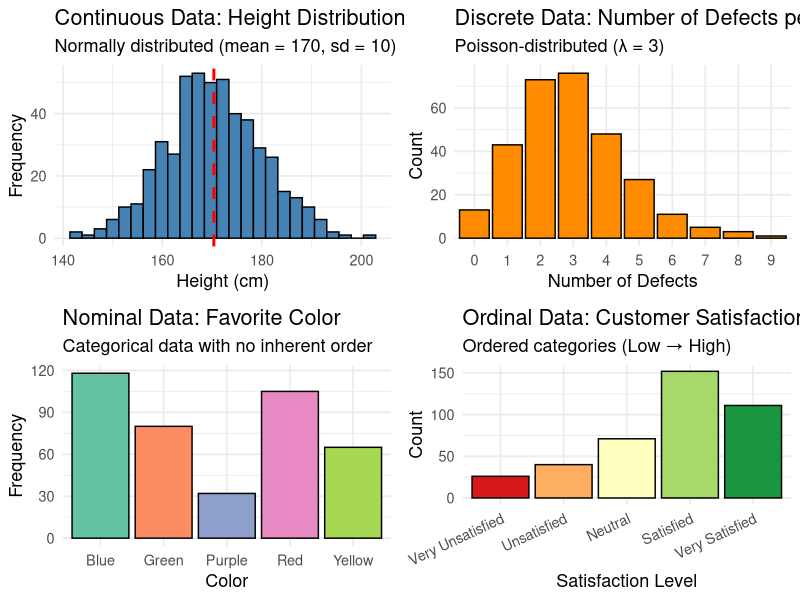

Generate this figure with R:
## ---- chunk 1
# Load required libraries
library(ggplot2)
library(dplyr)
library(forcats)
library(gridExtra)

set.seed(123)

# -------------------------------
# 1. Continuous Data (e.g., Height)
# -------------------------------
height <- rnorm(500, mean = 170, sd = 10)  # Normally distributed heights
continuous_df <- data.frame(Height = height)

p1 <- ggplot(continuous_df, aes(x = Height)) +
  geom_histogram(color = "black", fill = "#4682B4", bins = 25) +
  geom_vline(aes(xintercept = mean(Height)), color = "red", linetype = "dashed", linewidth = 1) +
  labs(
    title = "Continuous Data: Height Distribution",
    subtitle = "Normally distributed (mean = 170, sd = 10)",
    x = "Height (cm)", y = "Frequency"
  ) +
  theme_minimal(base_size = 13)

# -------------------------------
# 2. Discrete Data (e.g., Number of Defects)
# -------------------------------
defects <- rpois(300, lambda = 3)  # Poisson distribution
discrete_df <- data.frame(Defects = defects)

p2 <- ggplot(discrete_df, aes(x = as.factor(Defects))) +
  geom_bar(fill = "#FF8C00", color = "black") +
  labs(
    title = "Discrete Data: Number of Defects per Batch",
    subtitle = "Poisson-distributed (λ = 3)",
    x = "Number of Defects", y = "Count"
  ) +
  theme_minimal(base_size = 13)

# -------------------------------
# 3. Nominal Data (e.g., Favorite Color)
# -------------------------------
colors <- c("Red", "Blue", "Green", "Yellow", "Purple")
favorite_color <- sample(colors, 400, replace = TRUE, prob = c(0.25, 0.30, 0.20, 0.15, 0.10))
nominal_df <- data.frame(Color = favorite_color)

p3 <- ggplot(nominal_df, aes(x = Color, fill = Color)) +
  geom_bar(color = "black") +
  scale_fill_brewer(palette = "Set2") +
  labs(
    title = "Nominal Data: Favorite Color",
    subtitle = "Categorical data with no inherent order",
    x = "Color", y = "Frequency"
  ) +
  theme_minimal(base_size = 13) +
  theme(legend.position = "none")

# -------------------------------
# 4. Ordinal Data (e.g., Satisfaction Level)
# -------------------------------
levels_order <- c("Very Unsatisfied", "Unsatisfied", "Neutral", "Satisfied", "Very Satisfied")
satisfaction <- sample(levels_order, 400, replace = TRUE, prob = c(0.05, 0.10, 0.20, 0.40, 0.25))
ordinal_df <- data.frame(Satisfaction = factor(satisfaction, levels = levels_order))

p4 <- ggplot(ordinal_df, aes(x = Satisfaction, fill = Satisfaction)) +
  geom_bar(color = "black") +
  scale_fill_brewer(palette = "RdYlGn") +
  labs(
    title = "Ordinal Data: Customer Satisfaction",
    subtitle = "Ordered categories (Low → High)",
    x = "Satisfaction Level", y = "Count"
  ) +
  theme_minimal(base_size = 13) +
  theme(axis.text.x = element_text(angle = 25, hjust = 1), legend.position = "none")

# -------------------------------
# Combine all plots
# -------------------------------
grid.arrange(p1, p2, p3, p4, ncol = 2)

# -----------------------------------------------------------
# End of Script
# -----------------------------------------------------------
